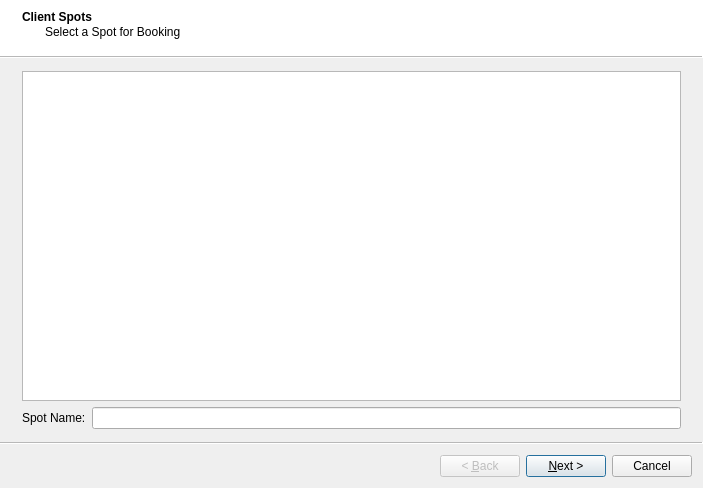
<?xml version="1.0" encoding="UTF-8"?>
<ui version="4.0">
 <class>BookingWizard</class>
 <widget class="QWizard" name="BookingWizard">
  <property name="geometry">
   <rect>
    <x>0</x>
    <y>0</y>
    <width>703</width>
    <height>488</height>
   </rect>
  </property>
  <property name="windowTitle">
   <string>Wizard</string>
  </property>
  <property name="wizardStyle">
   <enum>QWizard::ModernStyle</enum>
  </property>
  <widget class="QWizardPage" name="wpSpots">
   <property name="title">
    <string>Client Spots</string>
   </property>
   <property name="subTitle">
    <string>Select a Spot for Booking</string>
   </property>
   <layout class="QVBoxLayout" name="verticalLayout">
    <item>
     <widget class="QTableView" name="tvSpots">
      <property name="selectionBehavior">
       <enum>QAbstractItemView::SelectRows</enum>
      </property>
     </widget>
    </item>
    <item>
     <layout class="QHBoxLayout" name="horizontalLayout_24">
      <item>
       <widget class="QLabel" name="label_24">
        <property name="text">
         <string>Spot Name:</string>
        </property>
       </widget>
      </item>
      <item>
       <widget class="QLineEdit" name="edtSpotName"/>
      </item>
     </layout>
    </item>
   </layout>
  </widget>
  <widget class="QWizardPage" name="wpDates">
   <property name="title">
    <string>Booking Dates</string>
   </property>
   <property name="subTitle">
    <string>Select Booking dates and Timeband.</string>
   </property>
   <layout class="QVBoxLayout" name="verticalLayout_5">
    <item>
     <layout class="QGridLayout" name="gridLayout" columnstretch="0,1,0,0,1,0" columnminimumwidth="0,0,0,0,0,0">
      <item row="0" column="2">
       <spacer name="horizontalSpacer_5">
        <property name="orientation">
         <enum>Qt::Horizontal</enum>
        </property>
        <property name="sizeHint" stdset="0">
         <size>
          <width>100</width>
          <height>20</height>
         </size>
        </property>
       </spacer>
      </item>
      <item row="0" column="0">
       <widget class="QLabel" name="label">
        <property name="text">
         <string>Start Date:</string>
        </property>
       </widget>
      </item>
      <item row="0" column="3">
       <widget class="QLabel" name="label_2">
        <property name="text">
         <string>End Date:</string>
        </property>
       </widget>
      </item>
      <item row="0" column="1">
       <widget class="QDateEdit" name="edtStartDate">
        <property name="calendarPopup">
         <bool>true</bool>
        </property>
       </widget>
      </item>
      <item row="0" column="4">
       <widget class="QDateEdit" name="edtEndDate">
        <property name="calendarPopup">
         <bool>true</bool>
        </property>
       </widget>
      </item>
      <item row="0" column="5">
       <spacer name="horizontalSpacer_6">
        <property name="orientation">
         <enum>Qt::Horizontal</enum>
        </property>
        <property name="sizeHint" stdset="0">
         <size>
          <width>100</width>
          <height>20</height>
         </size>
        </property>
       </spacer>
      </item>
     </layout>
    </item>
    <item>
     <widget class="Line" name="line_19">
      <property name="orientation">
       <enum>Qt::Horizontal</enum>
      </property>
     </widget>
    </item>
    <item>
     <layout class="QVBoxLayout" name="verticalLayout_4">
      <property name="spacing">
       <number>15</number>
      </property>
      <item>
       <widget class="QRadioButton" name="rbAllBreaks">
        <property name="text">
         <string>All Breaks</string>
        </property>
       </widget>
      </item>
      <item>
       <widget class="QRadioButton" name="rbTimeband">
        <property name="text">
         <string>Choose Beaks from Timeband</string>
        </property>
       </widget>
      </item>
     </layout>
    </item>
    <item>
     <widget class="Line" name="line_20">
      <property name="orientation">
       <enum>Qt::Horizontal</enum>
      </property>
     </widget>
    </item>
    <item>
     <layout class="QHBoxLayout" name="horizontalLayout_20" stretch="0,1,0">
      <item>
       <widget class="QLabel" name="label_13">
        <property name="text">
         <string>Timeband:</string>
        </property>
       </widget>
      </item>
      <item>
       <widget class="QComboBox" name="cbTimeband"/>
      </item>
      <item>
       <spacer name="horizontalSpacer_3">
        <property name="orientation">
         <enum>Qt::Horizontal</enum>
        </property>
        <property name="sizeHint" stdset="0">
         <size>
          <width>400</width>
          <height>20</height>
         </size>
        </property>
       </spacer>
      </item>
     </layout>
    </item>
    <item>
     <widget class="Line" name="line_21">
      <property name="orientation">
       <enum>Qt::Horizontal</enum>
      </property>
     </widget>
    </item>
    <item>
     <layout class="QVBoxLayout" name="vlDaypart"/>
    </item>
   </layout>
  </widget>
  <widget class="QWizardPage" name="wpRules">
   <property name="title">
    <string>Booking Rules</string>
   </property>
   <property name="subTitle">
    <string>Select rules to use when generating breaks.</string>
   </property>
   <layout class="QVBoxLayout" name="verticalLayout_2">
    <property name="spacing">
     <number>10</number>
    </property>
    <property name="topMargin">
     <number>20</number>
    </property>
    <item>
     <layout class="QHBoxLayout" name="horizontalLayout" stretch="0,1,0">
      <item>
       <widget class="QLabel" name="label_25">
        <property name="font">
         <font>
          <weight>75</weight>
          <italic>false</italic>
          <bold>true</bold>
         </font>
        </property>
        <property name="text">
         <string>1.</string>
        </property>
       </widget>
      </item>
      <item>
       <widget class="QCheckBox" name="cbBreakDuration">
        <property name="text">
         <string>Enforce Break Duration</string>
        </property>
       </widget>
      </item>
      <item>
       <widget class="QToolButton" name="tbBreakDuration">
        <property name="text">
         <string>...</string>
        </property>
        <property name="icon">
         <iconset resource="traffik.qrc">
          <normaloff>:/images/icons/images/icons/info_small.png</normaloff>:/images/icons/images/icons/info_small.png</iconset>
        </property>
       </widget>
      </item>
     </layout>
    </item>
    <item>
     <widget class="Line" name="line_11">
      <property name="orientation">
       <enum>Qt::Horizontal</enum>
      </property>
     </widget>
    </item>
    <item>
     <layout class="QHBoxLayout" name="horizontalLayout_2" stretch="0,1,0">
      <item>
       <widget class="QLabel" name="label_26">
        <property name="font">
         <font>
          <weight>75</weight>
          <bold>true</bold>
         </font>
        </property>
        <property name="text">
         <string>2.</string>
        </property>
       </widget>
      </item>
      <item>
       <widget class="QCheckBox" name="cbEnforceTypeExRule">
        <property name="text">
         <string>Enforce Type Exclusion Rule</string>
        </property>
       </widget>
      </item>
      <item>
       <widget class="QToolButton" name="tbTypeExclusion">
        <property name="text">
         <string>...</string>
        </property>
        <property name="icon">
         <iconset resource="traffik.qrc">
          <normaloff>:/images/icons/images/icons/info_small.png</normaloff>:/images/icons/images/icons/info_small.png</iconset>
        </property>
       </widget>
      </item>
     </layout>
    </item>
    <item>
     <widget class="Line" name="line_12">
      <property name="orientation">
       <enum>Qt::Horizontal</enum>
      </property>
     </widget>
    </item>
    <item>
     <layout class="QHBoxLayout" name="horizontalLayout_8" stretch="0,1,0">
      <item>
       <widget class="QLabel" name="label_27">
        <property name="font">
         <font>
          <weight>75</weight>
          <bold>true</bold>
         </font>
        </property>
        <property name="text">
         <string>3.</string>
        </property>
       </widget>
      </item>
      <item>
       <widget class="QCheckBox" name="cbVoiceExclusion">
        <property name="text">
         <string>Enforce Voice Exclusion Rule</string>
        </property>
       </widget>
      </item>
      <item>
       <widget class="QToolButton" name="rbVoiceExclusion">
        <property name="text">
         <string>...</string>
        </property>
       </widget>
      </item>
     </layout>
    </item>
    <item>
     <widget class="Line" name="line_13">
      <property name="orientation">
       <enum>Qt::Horizontal</enum>
      </property>
     </widget>
    </item>
    <item>
     <layout class="QHBoxLayout" name="horizontalLayout_7" stretch="0,1,0">
      <item>
       <widget class="QLabel" name="label_28">
        <property name="font">
         <font>
          <weight>75</weight>
          <bold>true</bold>
         </font>
        </property>
        <property name="text">
         <string>4.</string>
        </property>
       </widget>
      </item>
      <item>
       <widget class="QCheckBox" name="cbTypeDaypart">
        <property name="text">
         <string>Enforce Type Daypart Rule</string>
        </property>
       </widget>
      </item>
      <item>
       <widget class="QToolButton" name="tbTypeDaypart">
        <property name="text">
         <string>...</string>
        </property>
       </widget>
      </item>
     </layout>
    </item>
    <item>
     <widget class="Line" name="line_14">
      <property name="orientation">
       <enum>Qt::Horizontal</enum>
      </property>
     </widget>
    </item>
    <item>
     <layout class="QHBoxLayout" name="horizontalLayout_6" stretch="0,1,0">
      <item>
       <widget class="QLabel" name="label_29">
        <property name="font">
         <font>
          <weight>75</weight>
          <bold>true</bold>
         </font>
        </property>
        <property name="text">
         <string>5.</string>
        </property>
       </widget>
      </item>
      <item>
       <widget class="QCheckBox" name="cbVoiceDaypart">
        <property name="text">
         <string>Enforce Voice Daypart Rule</string>
        </property>
       </widget>
      </item>
      <item>
       <widget class="QToolButton" name="tbVoiceDaypart">
        <property name="text">
         <string>...</string>
        </property>
       </widget>
      </item>
     </layout>
    </item>
    <item>
     <widget class="Line" name="line_15">
      <property name="orientation">
       <enum>Qt::Horizontal</enum>
      </property>
     </widget>
    </item>
    <item>
     <layout class="QHBoxLayout" name="horizontalLayout_5" stretch="0,1,0">
      <item>
       <widget class="QLabel" name="label_30">
        <property name="font">
         <font>
          <weight>75</weight>
          <bold>true</bold>
         </font>
        </property>
        <property name="text">
         <string>6.</string>
        </property>
       </widget>
      </item>
      <item>
       <widget class="QCheckBox" name="cbSpotDaypart">
        <property name="text">
         <string>Enforce Spot Daypart Rule</string>
        </property>
       </widget>
      </item>
      <item>
       <widget class="QToolButton" name="tbSpotDaypart">
        <property name="text">
         <string>...</string>
        </property>
       </widget>
      </item>
     </layout>
    </item>
    <item>
     <widget class="Line" name="line_16">
      <property name="orientation">
       <enum>Qt::Horizontal</enum>
      </property>
     </widget>
    </item>
    <item>
     <layout class="QHBoxLayout" name="horizontalLayout_4" stretch="0,1,0">
      <item>
       <widget class="QLabel" name="label_31">
        <property name="font">
         <font>
          <weight>75</weight>
          <bold>true</bold>
         </font>
        </property>
        <property name="text">
         <string>7.</string>
        </property>
       </widget>
      </item>
      <item>
       <widget class="QCheckBox" name="cbNoSameClient">
        <property name="text">
         <string>Enforce No Same Client Rule</string>
        </property>
       </widget>
      </item>
      <item>
       <widget class="QToolButton" name="tbSameClient">
        <property name="text">
         <string>...</string>
        </property>
       </widget>
      </item>
     </layout>
    </item>
    <item>
     <widget class="Line" name="line_17">
      <property name="orientation">
       <enum>Qt::Horizontal</enum>
      </property>
     </widget>
    </item>
    <item>
     <layout class="QHBoxLayout" name="horizontalLayout_3" stretch="0,1,0">
      <item>
       <widget class="QLabel" name="label_32">
        <property name="font">
         <font>
          <weight>75</weight>
          <bold>true</bold>
         </font>
        </property>
        <property name="text">
         <string>8.</string>
        </property>
       </widget>
      </item>
      <item>
       <widget class="QCheckBox" name="cbOverrideNoSameClient">
        <property name="text">
         <string>Override Same Client Rule for Different Brands</string>
        </property>
       </widget>
      </item>
      <item>
       <widget class="QToolButton" name="tbOverrideSameClient">
        <property name="text">
         <string>...</string>
        </property>
       </widget>
      </item>
     </layout>
    </item>
   </layout>
  </widget>
  <widget class="QWizardPage" name="wpBuildBreaks">
   <property name="title">
    <string>Build Break List</string>
   </property>
   <property name="subTitle">
    <string>Traffik can now generate Breaks availability list.</string>
   </property>
   <layout class="QVBoxLayout" name="verticalLayout_3">
    <property name="spacing">
     <number>5</number>
    </property>
    <property name="leftMargin">
     <number>50</number>
    </property>
    <property name="rightMargin">
     <number>20</number>
    </property>
    <item>
     <layout class="QHBoxLayout" name="horizontalLayout_9" stretch="0,1,1">
      <item>
       <widget class="QLabel" name="label_33">
        <property name="text">
         <string/>
        </property>
       </widget>
      </item>
      <item>
       <widget class="QLabel" name="label_3">
        <property name="text">
         <string>Breaks Checked:</string>
        </property>
       </widget>
      </item>
      <item>
       <widget class="QLabel" name="lblBreaksChecked">
        <property name="font">
         <font>
          <pointsize>10</pointsize>
          <weight>75</weight>
          <bold>true</bold>
         </font>
        </property>
        <property name="text">
         <string>0</string>
        </property>
        <property name="alignment">
         <set>Qt::AlignLeading|Qt::AlignLeft|Qt::AlignVCenter</set>
        </property>
       </widget>
      </item>
     </layout>
    </item>
    <item>
     <widget class="Line" name="line_7">
      <property name="orientation">
       <enum>Qt::Horizontal</enum>
      </property>
     </widget>
    </item>
    <item>
     <layout class="QHBoxLayout" name="horizontalLayout_16" stretch="0,1,1">
      <item>
       <widget class="QLabel" name="imgFullBreaks">
        <property name="text">
         <string/>
        </property>
       </widget>
      </item>
      <item>
       <widget class="QLabel" name="label_10">
        <property name="text">
         <string>Full Breaks:</string>
        </property>
       </widget>
      </item>
      <item>
       <widget class="QLabel" name="lblFullBreaks">
        <property name="font">
         <font>
          <pointsize>10</pointsize>
          <weight>75</weight>
          <bold>true</bold>
         </font>
        </property>
        <property name="text">
         <string>0</string>
        </property>
        <property name="alignment">
         <set>Qt::AlignLeading|Qt::AlignLeft|Qt::AlignVCenter</set>
        </property>
       </widget>
      </item>
     </layout>
    </item>
    <item>
     <widget class="Line" name="line">
      <property name="orientation">
       <enum>Qt::Horizontal</enum>
      </property>
     </widget>
    </item>
    <item>
     <layout class="QHBoxLayout" name="horizontalLayout_10" stretch="0,1,1">
      <item>
       <widget class="QLabel" name="imgTypeExcl">
        <property name="text">
         <string/>
        </property>
       </widget>
      </item>
      <item>
       <widget class="QLabel" name="label_4">
        <property name="text">
         <string>Type Exclusion Collusion:</string>
        </property>
       </widget>
      </item>
      <item>
       <widget class="QLabel" name="lblTypeExclusion">
        <property name="font">
         <font>
          <pointsize>10</pointsize>
          <weight>75</weight>
          <bold>true</bold>
         </font>
        </property>
        <property name="text">
         <string>0</string>
        </property>
        <property name="alignment">
         <set>Qt::AlignLeading|Qt::AlignLeft|Qt::AlignVCenter</set>
        </property>
       </widget>
      </item>
     </layout>
    </item>
    <item>
     <widget class="Line" name="line_2">
      <property name="orientation">
       <enum>Qt::Horizontal</enum>
      </property>
     </widget>
    </item>
    <item>
     <layout class="QHBoxLayout" name="horizontalLayout_11" stretch="0,1,1">
      <item>
       <widget class="QLabel" name="imgVoiceExcl">
        <property name="text">
         <string/>
        </property>
       </widget>
      </item>
      <item>
       <widget class="QLabel" name="label_5">
        <property name="text">
         <string>Voice Exclusion Collusion:</string>
        </property>
       </widget>
      </item>
      <item>
       <widget class="QLabel" name="lblVoiceExclusion">
        <property name="font">
         <font>
          <pointsize>10</pointsize>
          <weight>75</weight>
          <bold>true</bold>
         </font>
        </property>
        <property name="text">
         <string>0</string>
        </property>
        <property name="alignment">
         <set>Qt::AlignLeading|Qt::AlignLeft|Qt::AlignVCenter</set>
        </property>
       </widget>
      </item>
     </layout>
    </item>
    <item>
     <widget class="Line" name="line_3">
      <property name="orientation">
       <enum>Qt::Horizontal</enum>
      </property>
     </widget>
    </item>
    <item>
     <layout class="QHBoxLayout" name="horizontalLayout_12" stretch="0,1,1">
      <item>
       <widget class="QLabel" name="imgTypeDaypart">
        <property name="text">
         <string/>
        </property>
       </widget>
      </item>
      <item>
       <widget class="QLabel" name="label_6">
        <property name="text">
         <string>Type Daypart Collusion:</string>
        </property>
       </widget>
      </item>
      <item>
       <widget class="QLabel" name="lblTypeDaypart">
        <property name="font">
         <font>
          <pointsize>10</pointsize>
          <weight>75</weight>
          <bold>true</bold>
         </font>
        </property>
        <property name="text">
         <string>0</string>
        </property>
        <property name="alignment">
         <set>Qt::AlignLeading|Qt::AlignLeft|Qt::AlignVCenter</set>
        </property>
       </widget>
      </item>
     </layout>
    </item>
    <item>
     <widget class="Line" name="line_4">
      <property name="orientation">
       <enum>Qt::Horizontal</enum>
      </property>
     </widget>
    </item>
    <item>
     <layout class="QHBoxLayout" name="horizontalLayout_13" stretch="0,1,1">
      <item>
       <widget class="QLabel" name="imgVoiceDaypart">
        <property name="text">
         <string/>
        </property>
       </widget>
      </item>
      <item>
       <widget class="QLabel" name="label_7">
        <property name="text">
         <string>Voice Daypart Collusion:</string>
        </property>
       </widget>
      </item>
      <item>
       <widget class="QLabel" name="lblVoiceDaypart">
        <property name="font">
         <font>
          <pointsize>10</pointsize>
          <weight>75</weight>
          <bold>true</bold>
         </font>
        </property>
        <property name="text">
         <string>0</string>
        </property>
        <property name="alignment">
         <set>Qt::AlignLeading|Qt::AlignLeft|Qt::AlignVCenter</set>
        </property>
       </widget>
      </item>
     </layout>
    </item>
    <item>
     <widget class="Line" name="line_5">
      <property name="orientation">
       <enum>Qt::Horizontal</enum>
      </property>
     </widget>
    </item>
    <item>
     <layout class="QHBoxLayout" name="horizontalLayout_14" stretch="0,1,1">
      <item>
       <widget class="QLabel" name="imgSpotDaypart">
        <property name="text">
         <string/>
        </property>
       </widget>
      </item>
      <item>
       <widget class="QLabel" name="label_8">
        <property name="text">
         <string>Spot Daypart Collusion:</string>
        </property>
       </widget>
      </item>
      <item>
       <widget class="QLabel" name="lblSpotDaypart">
        <property name="font">
         <font>
          <pointsize>10</pointsize>
          <weight>75</weight>
          <bold>true</bold>
         </font>
        </property>
        <property name="text">
         <string>0</string>
        </property>
        <property name="alignment">
         <set>Qt::AlignLeading|Qt::AlignLeft|Qt::AlignVCenter</set>
        </property>
       </widget>
      </item>
     </layout>
    </item>
    <item>
     <widget class="Line" name="line_6">
      <property name="orientation">
       <enum>Qt::Horizontal</enum>
      </property>
     </widget>
    </item>
    <item>
     <layout class="QHBoxLayout" name="horizontalLayout_15" stretch="0,1,1">
      <item>
       <widget class="QLabel" name="imgNoSameClient">
        <property name="text">
         <string/>
        </property>
       </widget>
      </item>
      <item>
       <widget class="QLabel" name="label_9">
        <property name="text">
         <string>No Same Client Collusion:</string>
        </property>
       </widget>
      </item>
      <item>
       <widget class="QLabel" name="lblNoSameClient">
        <property name="font">
         <font>
          <pointsize>10</pointsize>
          <weight>75</weight>
          <bold>true</bold>
         </font>
        </property>
        <property name="text">
         <string>0</string>
        </property>
        <property name="alignment">
         <set>Qt::AlignLeading|Qt::AlignLeft|Qt::AlignVCenter</set>
        </property>
       </widget>
      </item>
     </layout>
    </item>
    <item>
     <widget class="Line" name="line_8">
      <property name="orientation">
       <enum>Qt::Horizontal</enum>
      </property>
     </widget>
    </item>
    <item>
     <layout class="QHBoxLayout" name="horizontalLayout_17">
      <item>
       <widget class="QLabel" name="label_11">
        <property name="text">
         <string>Same Client Differnt Brands Collusion:</string>
        </property>
       </widget>
      </item>
      <item>
       <widget class="QLabel" name="lblSameClientDiffBrands">
        <property name="font">
         <font>
          <pointsize>10</pointsize>
          <weight>75</weight>
          <bold>true</bold>
         </font>
        </property>
        <property name="text">
         <string>0</string>
        </property>
        <property name="alignment">
         <set>Qt::AlignLeading|Qt::AlignLeft|Qt::AlignVCenter</set>
        </property>
       </widget>
      </item>
     </layout>
    </item>
    <item>
     <widget class="Line" name="line_9">
      <property name="orientation">
       <enum>Qt::Horizontal</enum>
      </property>
     </widget>
    </item>
    <item>
     <layout class="QHBoxLayout" name="horizontalLayout_19">
      <item>
       <widget class="QLabel" name="label_12">
        <property name="font">
         <font>
          <pointsize>10</pointsize>
          <weight>75</weight>
          <bold>true</bold>
         </font>
        </property>
        <property name="text">
         <string>Total Breaks Available:</string>
        </property>
       </widget>
      </item>
      <item>
       <widget class="QLabel" name="lblTotalBreaks">
        <property name="font">
         <font>
          <pointsize>11</pointsize>
          <weight>75</weight>
          <bold>true</bold>
         </font>
        </property>
        <property name="text">
         <string>0</string>
        </property>
       </widget>
      </item>
     </layout>
    </item>
    <item>
     <widget class="Line" name="line_10">
      <property name="orientation">
       <enum>Qt::Horizontal</enum>
      </property>
     </widget>
    </item>
    <item>
     <layout class="QHBoxLayout" name="horizontalLayout_18">
      <item>
       <spacer name="horizontalSpacer_2">
        <property name="orientation">
         <enum>Qt::Horizontal</enum>
        </property>
        <property name="sizeHint" stdset="0">
         <size>
          <width>200</width>
          <height>20</height>
         </size>
        </property>
       </spacer>
      </item>
      <item>
       <widget class="QPushButton" name="btnBuildBreaks">
        <property name="sizePolicy">
         <sizepolicy hsizetype="Minimum" vsizetype="Fixed">
          <horstretch>1</horstretch>
          <verstretch>1</verstretch>
         </sizepolicy>
        </property>
        <property name="minimumSize">
         <size>
          <width>0</width>
          <height>40</height>
         </size>
        </property>
        <property name="text">
         <string>Build Break List</string>
        </property>
       </widget>
      </item>
      <item>
       <spacer name="horizontalSpacer">
        <property name="orientation">
         <enum>Qt::Horizontal</enum>
        </property>
        <property name="sizeHint" stdset="0">
         <size>
          <width>200</width>
          <height>20</height>
         </size>
        </property>
       </spacer>
      </item>
     </layout>
    </item>
   </layout>
  </widget>
  <widget class="QWizardPage" name="wpSelByDay">
   <property name="title">
    <string>Break Selection By Day of Week</string>
   </property>
   <property name="subTitle">
    <string>Break selection by day of week</string>
   </property>
   <layout class="QHBoxLayout" name="horizontalLayout_21">
    <item>
     <layout class="QVBoxLayout" name="verticalLayout_6">
      <property name="topMargin">
       <number>20</number>
      </property>
      <item>
       <widget class="QPushButton" name="btnClearSel">
        <property name="text">
         <string>Clear Selection</string>
        </property>
       </widget>
      </item>
      <item>
       <spacer name="verticalSpacer_2">
        <property name="orientation">
         <enum>Qt::Vertical</enum>
        </property>
        <property name="sizeHint" stdset="0">
         <size>
          <width>20</width>
          <height>10</height>
         </size>
        </property>
       </spacer>
      </item>
     </layout>
    </item>
    <item>
     <layout class="QVBoxLayout" name="verticalLayout_7">
      <item>
       <widget class="QLabel" name="label_14">
        <property name="text">
         <string>Day of Week:</string>
        </property>
       </widget>
      </item>
      <item>
       <widget class="QTableWidget" name="twDOW">
        <property name="selectionMode">
         <enum>QAbstractItemView::MultiSelection</enum>
        </property>
        <property name="selectionBehavior">
         <enum>QAbstractItemView::SelectRows</enum>
        </property>
        <property name="columnCount">
         <number>2</number>
        </property>
        <attribute name="verticalHeaderVisible">
         <bool>false</bool>
        </attribute>
        <column/>
        <column/>
       </widget>
      </item>
     </layout>
    </item>
    <item>
     <widget class="QPushButton" name="btnBreakSelApply">
      <property name="text">
       <string>&lt;&lt; Apply</string>
      </property>
     </widget>
    </item>
    <item>
     <layout class="QVBoxLayout" name="verticalLayout_8">
      <item>
       <widget class="QLabel" name="label_15">
        <property name="text">
         <string>Breaks</string>
        </property>
       </widget>
      </item>
      <item>
       <widget class="QListWidget" name="lwSelBreaks">
        <property name="selectionMode">
         <enum>QAbstractItemView::MultiSelection</enum>
        </property>
        <property name="selectionBehavior">
         <enum>QAbstractItemView::SelectRows</enum>
        </property>
       </widget>
      </item>
     </layout>
    </item>
    <item>
     <layout class="QVBoxLayout" name="verticalLayout_9">
      <property name="topMargin">
       <number>20</number>
      </property>
      <item>
       <widget class="QPushButton" name="btnBreakSelect">
        <property name="text">
         <string>Select All</string>
        </property>
       </widget>
      </item>
      <item>
       <widget class="QPushButton" name="btnBreakUnselect">
        <property name="text">
         <string>Un-Select All</string>
        </property>
       </widget>
      </item>
      <item>
       <spacer name="verticalSpacer">
        <property name="orientation">
         <enum>Qt::Vertical</enum>
        </property>
        <property name="sizeHint" stdset="0">
         <size>
          <width>20</width>
          <height>40</height>
         </size>
        </property>
       </spacer>
      </item>
     </layout>
    </item>
   </layout>
  </widget>
  <widget class="QWizardPage" name="wpSelByDate">
   <property name="title">
    <string>Break Selection By Date</string>
   </property>
   <property name="subTitle">
    <string>Select breaks by date</string>
   </property>
   <layout class="QHBoxLayout" name="horizontalLayout_22">
    <item>
     <layout class="QVBoxLayout" name="verticalLayout_10">
      <property name="bottomMargin">
       <number>0</number>
      </property>
      <item>
       <layout class="QGridLayout" name="gridLayout_2">
        <property name="bottomMargin">
         <number>50</number>
        </property>
        <item row="1" column="0">
         <widget class="QLabel" name="label_17">
          <property name="text">
           <string>Selected Breaks:</string>
          </property>
         </widget>
        </item>
        <item row="0" column="0">
         <widget class="QLabel" name="label_16">
          <property name="text">
           <string>Available Breaks:</string>
          </property>
         </widget>
        </item>
        <item row="1" column="1">
         <widget class="QLabel" name="edtSelBreaks">
          <property name="font">
           <font>
            <pointsize>12</pointsize>
            <weight>75</weight>
            <bold>true</bold>
           </font>
          </property>
          <property name="text">
           <string>0</string>
          </property>
          <property name="alignment">
           <set>Qt::AlignCenter</set>
          </property>
         </widget>
        </item>
        <item row="0" column="1">
         <widget class="QLabel" name="lblAvilBreaks">
          <property name="font">
           <font>
            <pointsize>12</pointsize>
            <weight>75</weight>
            <bold>true</bold>
           </font>
          </property>
          <property name="text">
           <string>0</string>
          </property>
          <property name="alignment">
           <set>Qt::AlignCenter</set>
          </property>
         </widget>
        </item>
        <item row="2" column="0" colspan="2">
         <widget class="Line" name="line_18">
          <property name="orientation">
           <enum>Qt::Horizontal</enum>
          </property>
         </widget>
        </item>
       </layout>
      </item>
      <item>
       <layout class="QGridLayout" name="gridLayout_3">
        <item row="3" column="1">
         <widget class="QLabel" name="lblSpotsPending">
          <property name="font">
           <font>
            <pointsize>12</pointsize>
            <weight>75</weight>
            <bold>true</bold>
           </font>
          </property>
          <property name="text">
           <string>0</string>
          </property>
          <property name="alignment">
           <set>Qt::AlignCenter</set>
          </property>
         </widget>
        </item>
        <item row="0" column="1">
         <widget class="QLabel" name="lblOrderNo">
          <property name="font">
           <font>
            <pointsize>10</pointsize>
            <weight>75</weight>
            <bold>true</bold>
           </font>
          </property>
          <property name="text">
           <string>TextLabel</string>
          </property>
         </widget>
        </item>
        <item row="1" column="0">
         <widget class="QLabel" name="label_20">
          <property name="text">
           <string>Spots Ordered:</string>
          </property>
         </widget>
        </item>
        <item row="2" column="1">
         <widget class="QLabel" name="lblSpotsBooked">
          <property name="font">
           <font>
            <pointsize>12</pointsize>
            <weight>75</weight>
            <bold>true</bold>
           </font>
          </property>
          <property name="text">
           <string>0</string>
          </property>
          <property name="alignment">
           <set>Qt::AlignCenter</set>
          </property>
         </widget>
        </item>
        <item row="2" column="0">
         <widget class="QLabel" name="label_21">
          <property name="text">
           <string>Spots Booked:</string>
          </property>
         </widget>
        </item>
        <item row="1" column="1">
         <widget class="QLabel" name="lblSpotsOrdered">
          <property name="font">
           <font>
            <pointsize>12</pointsize>
            <weight>75</weight>
            <bold>true</bold>
           </font>
          </property>
          <property name="text">
           <string>0</string>
          </property>
          <property name="alignment">
           <set>Qt::AlignCenter</set>
          </property>
         </widget>
        </item>
        <item row="3" column="0">
         <widget class="QLabel" name="label_22">
          <property name="text">
           <string>Spots Pending:</string>
          </property>
         </widget>
        </item>
        <item row="0" column="0">
         <widget class="QLabel" name="label_18">
          <property name="text">
           <string>Order #:</string>
          </property>
         </widget>
        </item>
       </layout>
      </item>
     </layout>
    </item>
    <item>
     <widget class="QTableWidget" name="twBreakSelect">
      <property name="selectionMode">
       <enum>QAbstractItemView::MultiSelection</enum>
      </property>
      <property name="selectionBehavior">
       <enum>QAbstractItemView::SelectRows</enum>
      </property>
     </widget>
    </item>
    <item>
     <layout class="QVBoxLayout" name="verticalLayout_11">
      <item>
       <widget class="QPushButton" name="btnDateBreakSel">
        <property name="text">
         <string>Select All</string>
        </property>
       </widget>
      </item>
      <item>
       <widget class="QPushButton" name="btnDateBreakUnSel">
        <property name="text">
         <string>Un-Select All</string>
        </property>
       </widget>
      </item>
      <item>
       <spacer name="verticalSpacer_3">
        <property name="orientation">
         <enum>Qt::Vertical</enum>
        </property>
        <property name="sizeHint" stdset="0">
         <size>
          <width>20</width>
          <height>40</height>
         </size>
        </property>
       </spacer>
      </item>
     </layout>
    </item>
   </layout>
  </widget>
  <widget class="QWizardPage" name="wpFinal">
   <property name="title">
    <string>Summary</string>
   </property>
   <property name="subTitle">
    <string>Verify break selection is okay before confirming the booking.</string>
   </property>
   <layout class="QVBoxLayout" name="verticalLayout_12">
    <item>
     <widget class="QTreeView" name="tvSummary">
      <attribute name="headerVisible">
       <bool>false</bool>
      </attribute>
     </widget>
    </item>
    <item>
     <layout class="QHBoxLayout" name="horizontalLayout_23">
      <item>
       <widget class="QLabel" name="label_23">
        <property name="text">
         <string>Total Bookings:</string>
        </property>
       </widget>
      </item>
      <item>
       <widget class="QLabel" name="lblTotalBookings">
        <property name="font">
         <font>
          <pointsize>10</pointsize>
          <weight>75</weight>
          <bold>true</bold>
         </font>
        </property>
        <property name="text">
         <string>TextLabel</string>
        </property>
       </widget>
      </item>
      <item>
       <spacer name="horizontalSpacer_4">
        <property name="orientation">
         <enum>Qt::Horizontal</enum>
        </property>
        <property name="sizeHint" stdset="0">
         <size>
          <width>40</width>
          <height>20</height>
         </size>
        </property>
       </spacer>
      </item>
     </layout>
    </item>
   </layout>
  </widget>
 </widget>
 <resources>
  <include location="traffik.qrc"/>
 </resources>
 <connections/>
</ui>
